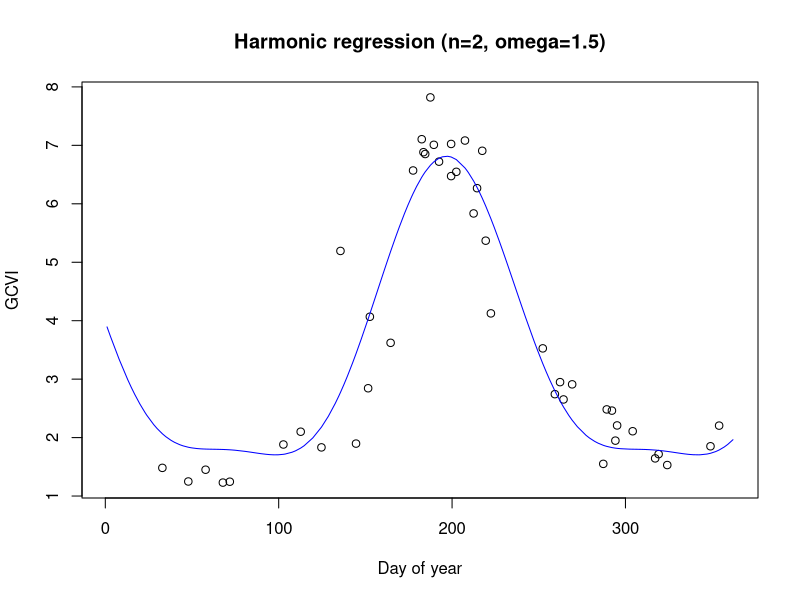

Reproduce this figure in R.
## ---- chunk 1
knitr::opts_chunk$set(collapse = TRUE)
## ---- chunk 2
harmonic_regression <- function(x, y, omega = 1.5, features = TRUE){
  notna <- !is.na(y)
  if(sum(notna)>7){
    hr <- lm(y~cos(t1)+sin(t1)+cos(t2)+sin(t2),
             data = data.frame(t1=(2*omega*pi*x[notna]),
                               t2=(4*omega*pi*x[notna]),
                               y = y[notna]))
    if(isTRUE(features)){
      out <- c(hr$coefficients, r2=summary(hr)$r.squared, rmse=sqrt(mean(hr$residuals^2)))
    } else{
      out <- predict(hr, newdata = data.frame(t1=(2*omega*pi*x),
                                           t2=(4*omega*pi*x)))
    }
    
  } else {
    if(isTRUE(features)){
      out <- rep(NA, 7)
      names(out) <- c("(Intercept)", "cos(t1)", "sin(t1)", "cos(t2)", "sin(t2)", "r2", 'rmse')
    } else{
      out <- rep(NA, length(x))
    }
    
  }
  return(out)
}

my_df <- tibble::tribble(
  ~V1, ~V2, ~V3, ~V4, ~V5, ~V6, ~V7, ~V8, ~V9, ~V10, ~V11, ~V12, ~V13,             ~V14, ~V15, ~V16, ~V17, ~V18, ~V19,             ~V20, ~V21, ~V22, ~V23, ~V24, ~V25,             ~V26, ~V27, ~V28, ~V29,             ~V30, ~V31,             ~V32, ~V33, ~V34, ~V35, ~V36, ~V37, ~V38, ~V39, ~V40, ~V41, ~V42, ~V43, ~V44, ~V45,             ~V46, ~V47, ~V48, ~V49, ~V50,             ~V51, ~V52, ~V53,             ~V54, ~V55, ~V56, ~V57,             ~V58, ~V59, ~V60, ~V61, ~V62,             ~V63, ~V64,             ~V65,             ~V66, ~V67, ~V68, ~V69, ~V70, ~V71,           ~V72, ~V73, ~V74, ~V75, ~V76, ~V77, ~V78,             ~V79, ~V80,             ~V81,             ~V82,             ~V83,             ~V84,             ~V85, ~V86,             ~V87, ~V88, ~V89,             ~V90,             ~V91,             ~V92,             ~V93, ~V94, ~V95,             ~V96,             ~V97, ~V98,             ~V99,            ~V100,            ~V101, ~V102, ~V103, ~V104, ~V105, ~V106, ~V107, ~V108, ~V109, ~V110, ~V111, ~V112, ~V113, ~V114,            ~V115, ~V116, ~V117,            ~V118,            ~V119, ~V120,            ~V121, ~V122,            ~V123, ~V124, ~V125, ~V126, ~V127, ~V128, ~V129, ~V130,           ~V131, ~V132,            ~V133,            ~V134,            ~V135,          ~V136, ~V137, ~V138, ~V139,            ~V140, ~V141, ~V142, ~V143, ~V144, ~V145,            ~V146,            ~V147, ~V148,           ~V149, ~V150, ~V151, ~V152, ~V153, ~V154, ~V155, ~V156, ~V157, ~V158, ~V159, ~V160,            ~V161, ~V162,            ~V163, ~V164, ~V165, ~V166,
   NA,  NA,  NA,  NA,  NA,  NA,  NA,  NA,  NA,   NA,   NA,   NA,   NA, 1.48216653829096,   NA,   NA,   NA,   NA,   NA, 1.24911450688682,   NA,   NA,   NA,   NA,   NA, 1.45056502867895,   NA,   NA,   NA, 1.23014006916854,   NA, 1.24532237896582,   NA,   NA,   NA,   NA,   NA,   NA,   NA,   NA,   NA,   NA,   NA,   NA,   NA, 1.88199521839492,   NA,   NA,   NA,   NA, 2.10054345707944,   NA,   NA, 1.83253024150385,   NA,   NA,   NA, 5.19339597443748,   NA,   NA,   NA,   NA, 1.89731059539977,   NA, 2.84412164937942, 4.06749537944894,   NA,   NA,   NA,   NA,   NA, 3.621451279079,   NA,   NA,   NA,   NA,   NA,   NA, 6.57007071768822,   NA, 7.10487800401495, 6.88302725289065, 6.85176465246504, 7.82025267652664, 7.00930178965539,   NA, 6.72103969944041,   NA,   NA, 7.02398050556565, 6.47368456701343, 6.54708554076975, 7.08235258127992,   NA,   NA, 5.83511785637706, 6.26726045636714,   NA, 6.90697655882818, 5.36907194956341, 4.12521429205394,    NA,    NA,    NA,    NA,    NA,    NA,    NA,    NA,    NA,    NA,    NA,    NA,    NA, 3.52661610139872,    NA,    NA, 2.74310345979281, 2.94899813104431,    NA, 2.65265092550992,    NA, 2.91111102701285,    NA,    NA,    NA,    NA,    NA,    NA,    NA, 1.5504925457495,    NA, 2.48229321828197, 2.46166673092793, 1.94811303514143, 2.207920680088,    NA,    NA,    NA, 2.10866137593329,    NA,    NA,    NA,    NA,    NA, 1.64426232321437, 1.71712547928938,    NA, 1.5305466617965,    NA,    NA,    NA,    NA,    NA,    NA,    NA,    NA,    NA,    NA,    NA, 1.85158162142947,    NA, 2.20496893547635,    NA,    NA,    NA
  )


datesn <- c(0.00273224043715847, 0.00819672131147541, 0.0218579234972678, 0.0218579234972678, 0.0355191256830601, 0.040983606557377, 0.046448087431694, 0.0546448087431694, 0.0628415300546448, 0.0655737704918033, 0.0765027322404372, 0.0819672131147541, 0.0901639344262295, 0.0901639344262295, 0.0956284153005464, 0.103825136612022, 0.109289617486339, 0.117486338797814, 0.122950819672131, 0.131147540983607, 0.133879781420765, 0.136612021857924, 0.144808743169399, 0.150273224043716, 0.153005464480874, 0.158469945355191, 0.163934426229508, 0.172131147540984, 0.177595628415301, 0.185792349726776, 0.191256830601093, 0.19672131147541, 0.199453551912568, 0.204918032786885, 0.221311475409836, 0.226775956284153, 0.23224043715847, 0.240437158469945, 0.240437158469945, 0.245901639344262, 0.254098360655738, 0.259562841530055, 0.265027322404372, 0.26775956284153, 0.273224043715847, 0.281420765027322, 0.284153005464481, 0.295081967213115, 0.300546448087432, 0.308743169398907, 0.308743169398907, 0.314207650273224, 0.327868852459016, 0.341530054644809, 0.352459016393443, 0.363387978142077, 0.368852459016393, 0.371584699453552, 0.377049180327869, 0.382513661202186, 0.390710382513661, 0.396174863387978, 0.396174863387978, 0.404371584699454, 0.415300546448087, 0.418032786885246, 0.423497267759563, 0.431693989071038, 0.437158469945355, 0.439890710382514, 0.445355191256831, 0.450819672131148, 0.459016393442623, 0.459016393442623, 0.46448087431694, 0.472677595628415, 0.478142076502732, 0.483606557377049, 0.486338797814208, 0.491803278688525, 0.5, 0.502732240437158, 0.505464480874317, 0.513661202185792, 0.519125683060109, 0.527322404371585, 0.527322404371585, 0.532786885245902, 0.540983606557377, 0.546448087431694, 0.546448087431694, 0.554644808743169, 0.568306010928962, 0.57103825136612, 0.573770491803279, 0.581967213114754, 0.587431693989071, 0.590163934426229, 0.595628415300546, 0.601092896174863, 0.609289617486339, 0.614754098360656, 0.614754098360656, 0.622950819672131, 0.628415300546448, 0.633879781420765, 0.636612021857924, 0.64207650273224, 0.650273224043716, 0.658469945355191, 0.663934426229508, 0.677595628415301, 0.677595628415301, 0.683060109289617, 0.691256830601093, 0.69672131147541, 0.702185792349727, 0.710382513661202, 0.718579234972678, 0.721311475409836, 0.724043715846995, 0.73224043715847, 0.737704918032787, 0.745901639344262, 0.745901639344262, 0.759562841530055, 0.765027322404372, 0.765027322404372, 0.773224043715847, 0.778688524590164, 0.786885245901639, 0.789617486338798, 0.792349726775956, 0.800546448087432, 0.806010928961749, 0.808743169398907, 0.814207650273224, 0.827868852459016, 0.833333333333333, 0.833333333333333, 0.841530054644809, 0.846994535519126, 0.852459016393443, 0.855191256830601, 0.860655737704918, 0.868852459016393, 0.87431693989071, 0.882513661202186, 0.887978142076503, 0.896174863387978, 0.896174863387978, 0.901639344262295, 0.909836065573771, 0.915300546448087, 0.920765027322404, 0.923497267759563, 0.92896174863388, 0.937158469945355, 0.939890710382514, 0.950819672131147, 0.956284153005464, 0.96448087431694, 0.969945355191257, 0.978142076502732, 0.983606557377049, 0.991803278688525)

for(i in nrow(my_df)){
  features <- t(apply(my_df[i,, drop=F], 1, function(y, t) harmonic_regression(t, y, features=TRUE), t=datesn))
  fitted_values <- t(apply(my_df[i,, drop=F], 1, function(y, t) harmonic_regression(t, y, features=FALSE), t=datesn))
  plot(365*datesn, as.vector(my_df[i,, drop=F]), main='Harmonic regression (n=2, omega=1.5)', xlab='Day of year', ylab='GCVI')
  lines(365*datesn, fitted_values, col='blue')
}


